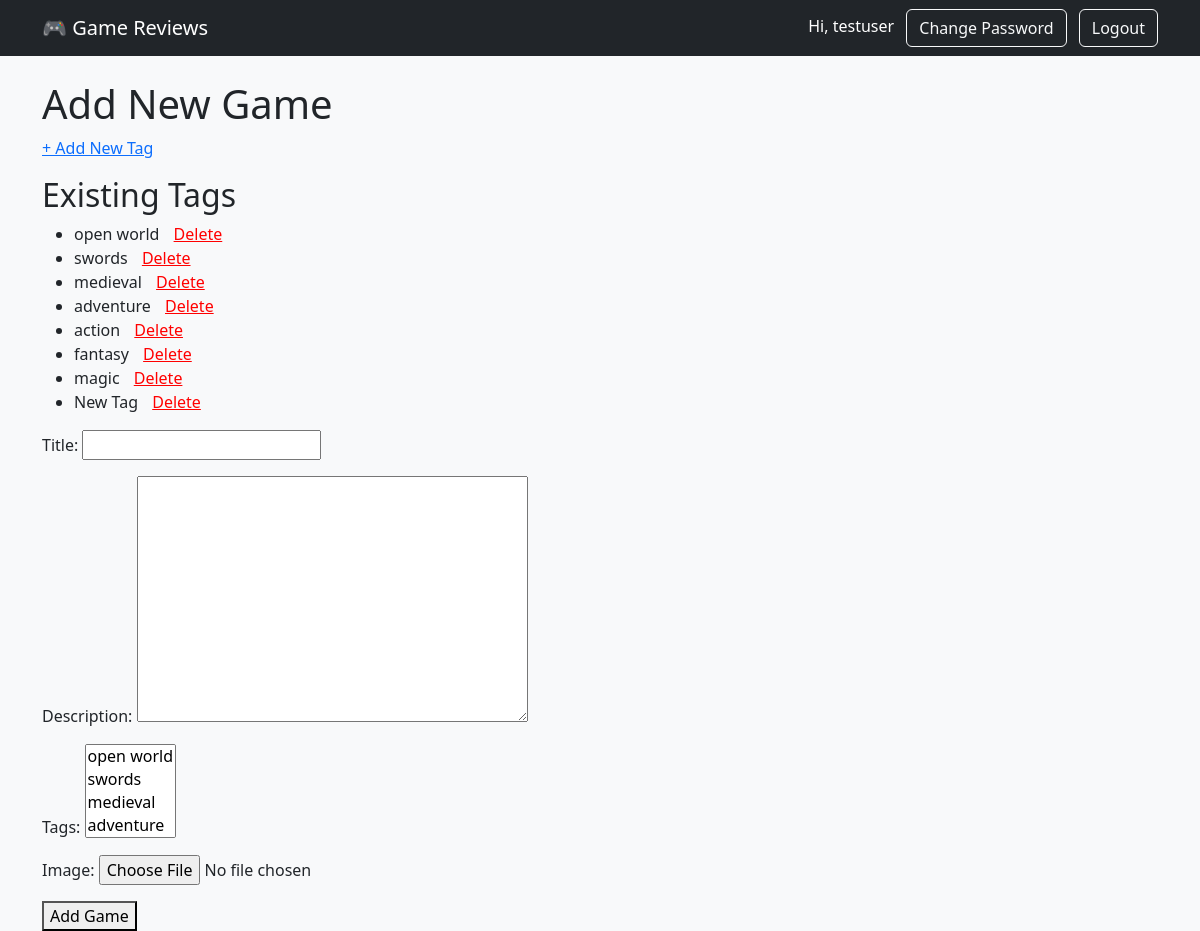
Page /games/add/ (signed in) on the earlier database version.
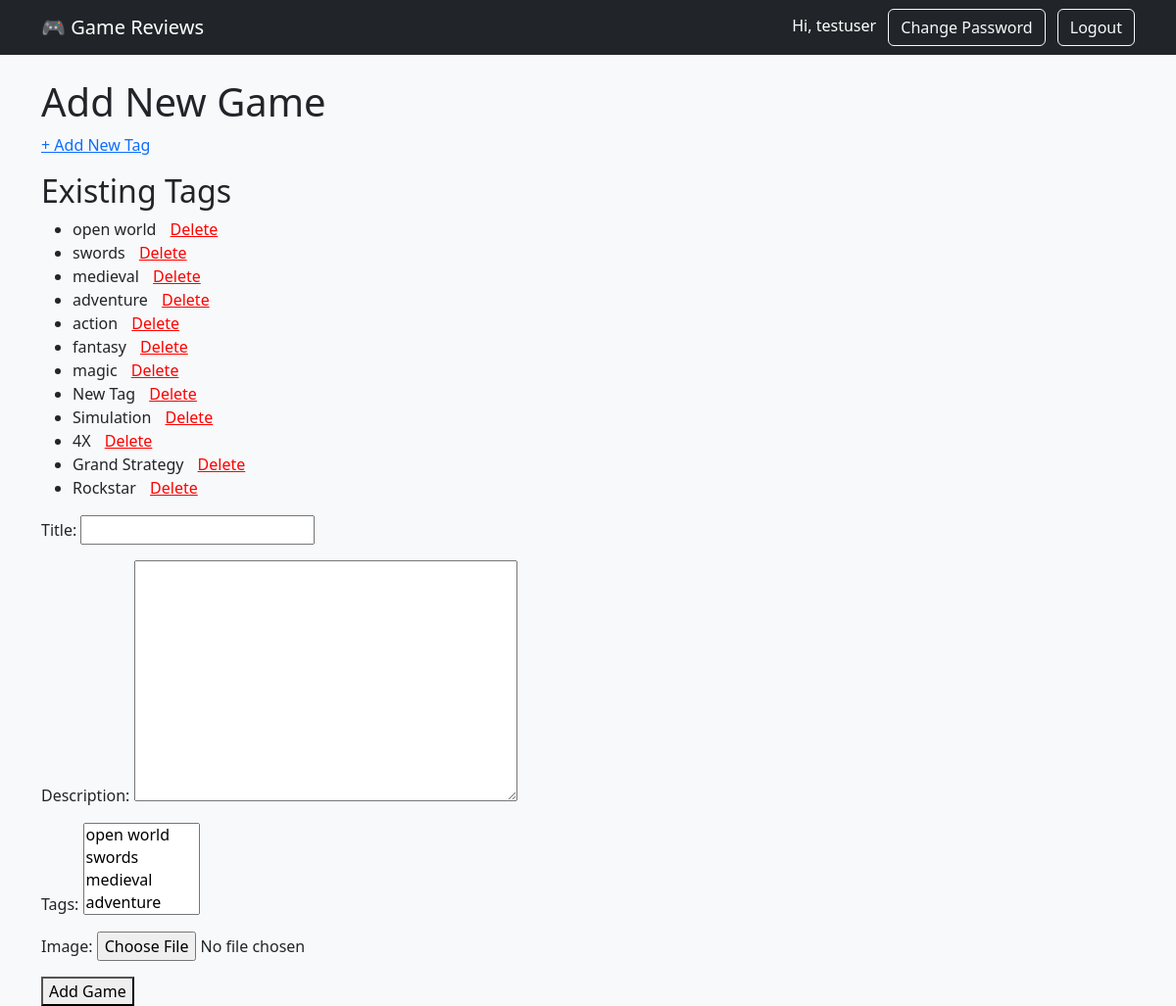
Same page on the later database version.
### reviews/models.py (models this page shows)
class Tag(models.Model):
    name = models.CharField(max_length=100)
    def __str__(self):
        return self.name

### reviews/views.py (the view)
# urls.py: path("games/add/", GameAdd.as_view(), name="game_add"),
class GameAdd(CreateView):
    model = Game
    template_name = "game_add.html"
    fields = "__all__"
    def get_context_data(self, **kwargs):
        context = super().get_context_data(**kwargs)
        context["tags"] = Tag.objects.all()
        return context

### templates/game_add.html (shortened to what this page needs)
{% extends "base.html" %}
{% block content %}
  <h1>Add New Game</h1>
  {% if request.user.is_authenticated and request.user.is_superuser %}
    <p>
      <a href="{% url 'tag_add' %}">+ Add New Tag</a>
    </p>
    <h2>Existing Tags</h2>
    {% if tags %}
      <ul>
        {% for tag in tags %}
          <li>
            {{ tag.name }}
            <a href="{% url 'tag_delete' tag.pk %}"
               onclick="return confirm('Are you sure you want to delete this tag?');"
               style="color: red; margin-left: 10px;">
              Delete
            </a>
          </li>
        {% endfor %}
      </ul>
    {% else %}
      <p>No tags available.</p>
    {% endif %}
  {% endif %}
  <form method="POST" enctype="multipart/form-data">
    {{ form.as_p }}
    <button type="submit">Add Game</button>
  </form>
{% endblock %}

Differences in the rows shown:
added Tag: name "Simulation"
added Tag: name "4X"
added Tag: name "Grand Strategy"
added Tag: name "Rockstar"
